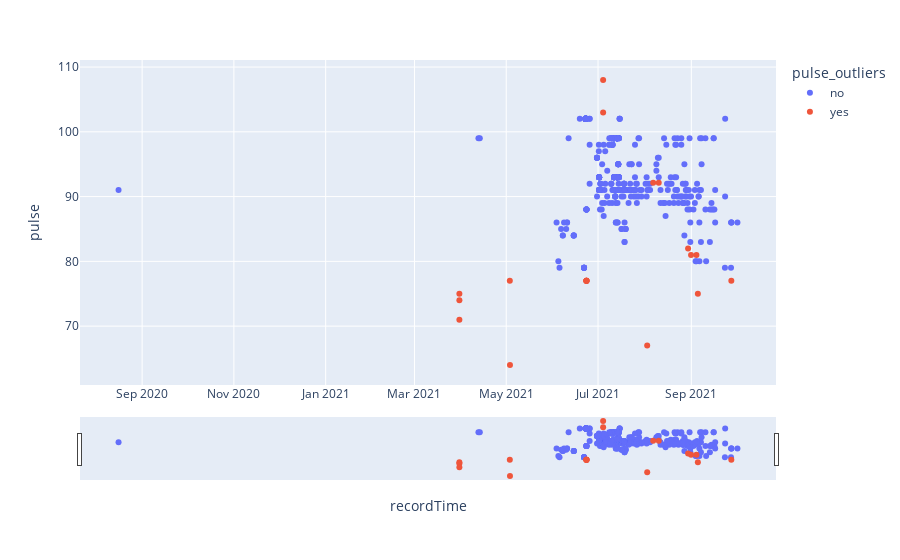

Notebook cell for this chart:
### Code cell
fig = px.scatter(bp14042.reset_index(), x='recordTime', y='pulse', color='pulse_outliers', title='')
fig.update_xaxes(
    rangeslider_visible=True,
)
fig.show()

### Figure 1 — Plotly figure (JSON) as saved in the notebook; plotly's stock layout.template omitted (floating-point values rounded to 4 significant figures; data arrays with more than 128 entries replaced by an {"elided": "..."} marker saying what was removed)
{"data": [{"hovertemplate": "pulse_outliers=no<br>recordTime=%{x}<br>pulse=%{y}<extra></extra>", "legendgroup": "no", "marker": {"color": "#636efa", "symbol": "circle"}, "mode": "markers", "name": "no", "orientation": "v", "showlegend": true, "type": "scatter", "x": {"elided": "411 str values"}, "xaxis": "x", "y": {"elided": "411 int values"}, "yaxis": "y"}, {"hovertemplate": "pulse_outliers=yes<br>recordTime=%{x}<br>pulse=%{y}<extra></extra>", "legendgroup": "yes", "marker": {"color": "#EF553B", "symbol": "circle"}, "mode": "markers", "name": "yes", "orientation": "v", "showlegend": true, "type": "scatter", "x": ["2021-09-27T14:16:14", "2021-09-05T08:30:00", "2021-09-04T09:23:00", "2021-08-31T20:03:00", "2021-08-29T20:30:00", "2021-08-10T08:01:27", "2021-08-06T16:06:44", "2021-08-02T16:17:23", "2021-07-04T09:20:49", "2021-07-04T09:20:03", "2021-06-23T07:11:31", "2021-06-23T07:11:31", "2021-06-23T07:11:31", "2021-06-23T07:11:31", "2021-06-23T07:11:31", "2021-05-03T11:29:35", "2021-05-03T09:04:29", "2021-03-30T20:40:23", "2021-03-30T20:32:12", "2021-03-30T20:28:38"], "xaxis": "x", "y": [77, 75, 81, 81, 82, 92.13, 92.13, 67, 103, 108, 77, 77, 77, 77, 77, 64, 77, 74, 75, 71], "yaxis": "y"}], "layout": {"legend": {"title": {"text": "pulse_outliers"}, "tracegroupgap": 0}, "margin": {"t": 60}, "xaxis": {"anchor": "y", "domain": [0, 1], "rangeslider": {"visible": true}, "title": {"text": "recordTime"}}, "yaxis": {"anchor": "x", "domain": [0, 1], "title": {"text": "pulse"}}}}
